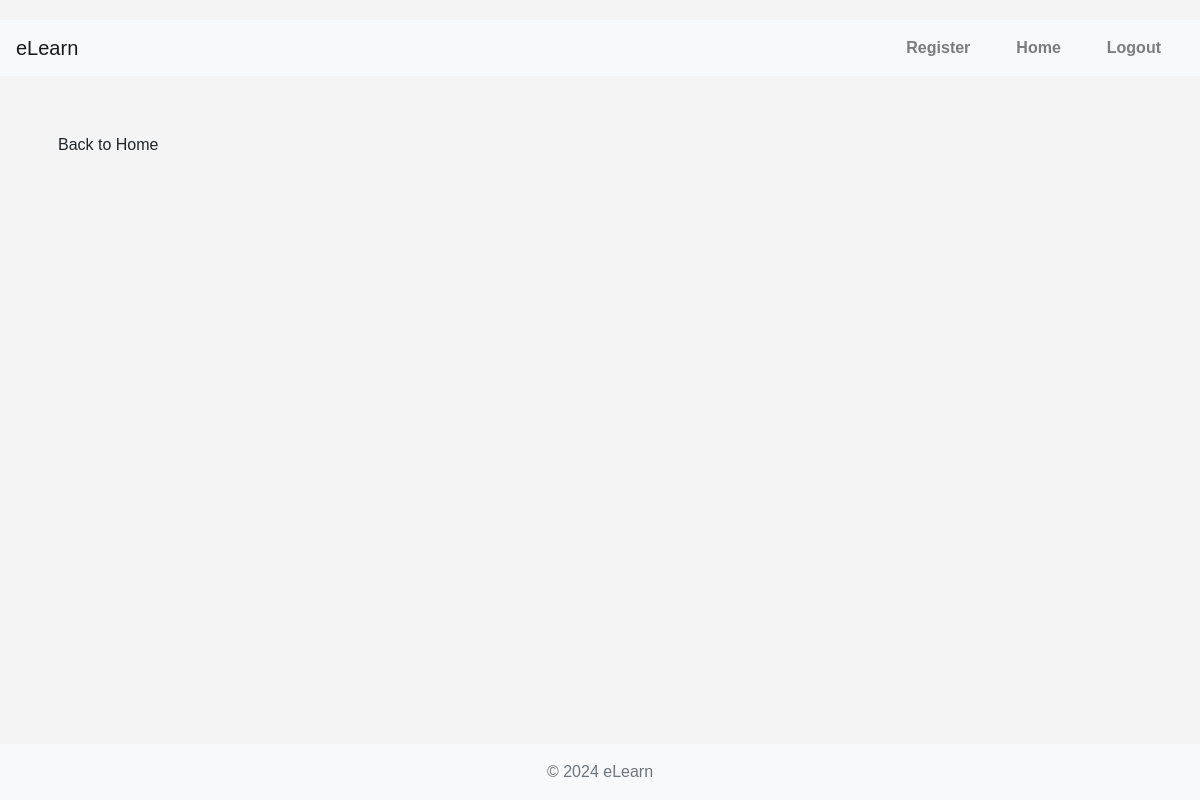
The app's page /courses/my-courses/ (signed in), older data.
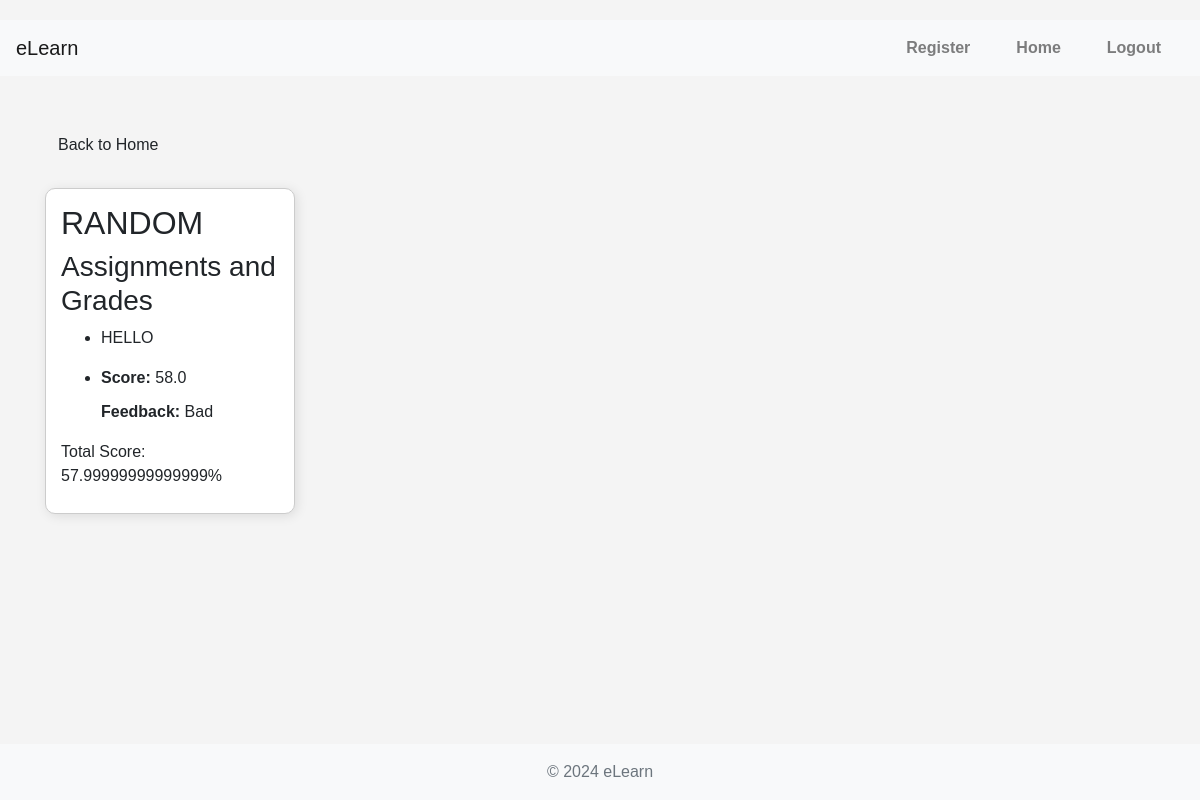
The same page, newer data.
### courses/models.py (models this page shows, shortened)
class Course(models.Model):
    title = models.CharField(max_length=200)
    description = models.TextField()
    created_at = models.DateTimeField(auto_now_add=True)
    updated_at = models.DateTimeField(auto_now=True)
    teacher = models.ForeignKey(settings.AUTH_USER_MODEL, on_delete=models.CASCADE, related_name='courses')

### assignments/models.py (models this page shows, shortened)
class Assignment(models.Model):
    title = models.CharField(max_length=100)
    description = models.TextField()
    due_date = models.DateField()
    course = models.ForeignKey(Course, on_delete=models.CASCADE, related_name='assignments')
    total_marks = models.FloatField(default=100)

class Grade(models.Model):
    submission = models.OneToOneField(Submission, on_delete=models.CASCADE, related_name='grade')
    score = models.FloatField()
    feedback = models.TextField(null=True, blank=True)

### courses/views.py (the view)
# urls.py: path('my-courses/', StudentCourseListView.as_view(), name='student_course_list'),
@method_decorator(login_required, name='dispatch')
class StudentCourseListView(View):
    def get(self, request):
        context = {}
        if request.user.is_authenticated and request.user.is_student:
            enrollments = Enrollment.objects.filter(student=request.user)
            enrolled_course_details = self.get_course_details(enrollments)
            context['enrolled_course_details'] = enrolled_course_details
        return render(request, 'courses/student_course_list.html', context)
    def get_course_details(self, enrollments):
        course_details = []
        for enrollment in enrollments:
            course = enrollment.course
            assignments = course.assignments.all()
            submissions = Submission.objects.filter(assignment__in=assignments, student=enrollment.student)
            total_score = 0
            total_marks = 0
            assignment_grades = []
            for assignment in assignments:
                submission = submissions.filter(assignment=assignment).first()
                grade = submission.grade if submission and hasattr(submission, 'grade') else None
                assignment_grades.append((assignment, grade))
                if grade:
                    total_score += grade.score
                    total_marks += assignment.total_marks
            percentage = (total_score / total_marks * 100) if total_marks else 0
            course_details.append({
                'course': course,
                'assignment_grades': assignment_grades,
                'percentage': percentage
            })
        return course_details

### templates/courses/student_course_list.html (shortened to what this page needs)
{% extends "core/base.html" %}
{% block content %}
<div class="course-list-container">
    <div>
        <a href="{% url 'home' %}" class="btn">Back to Home</a>
    </div>
    <br>
    {% for course_detail in enrolled_course_details %}
    <div class="course-tile">
        <h2>{{ course_detail.course.title }}</h2>
        <h3>Assignments and Grades</h3>
        <div class="assignments-grades">
            <div class="assignments">
                <ul>
                    {% for assignment, grade in course_detail.assignment_grades %}
                    <li>{{ assignment.title }}</li>
                    {% endfor %}
                </ul>
            </div>
            <div class="grades">
                <ul>
                    {% for assignment, grade in course_detail.assignment_grades %}
                    <li>
                        {% if grade %}
                            <p><strong>Score:</strong> {{ grade.score }}</p>
                            <p><strong>Feedback:</strong> {{ grade.feedback }}</p>
                        {% else %}
                            <p>Not graded</p>
                        {% endif %}
                    </li>
                    {% endfor %}
                </ul>
            </div>
        </div>
        <div class="total-points">
            <p>Total Score: {{ course_detail.percentage }}%</p>
        </div>
    </div>
    {% endfor %}
</div>
{% endblock %}

Row changes from the older to the newer data that the page shows:
now on this page (row unchanged): Course: course "RANDOM", percentage "57.99999999999999"
added Assignment: title "HELLO", score "58.0", feedback "Bad"
